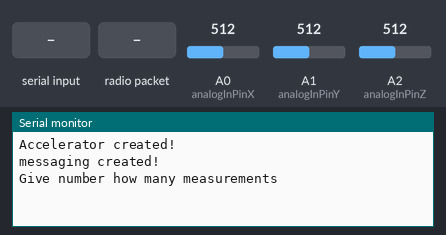
Simulated run of this sketch. Board: Arduino Uno, built for the host (arithmetic inside an expression is 32-bit, double 64-bit). On the bench: the last lines printed to the serial monitor. Inputs (shaded band) come from the test bench; at power-on: A0 (analogInPinX) = 512, A1 (analogInPinY) = 512, A2 (analogInPinZ) = 512. No radio packets arrive unless stated.

Above: at 1.2 s.
1.3 s: "90,45\n" received over Serial
At 2.5 s:
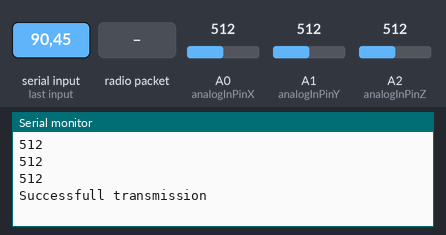
2.8 s: radio packet "0" arrives
4.3 s: A0 (analogInPinX) set to 490
At 5.4 s:
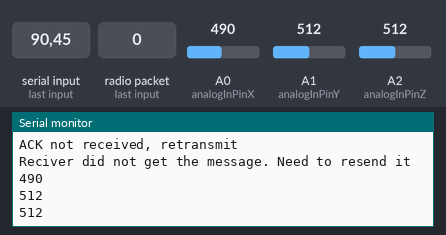
6.4 s: A1 (analogInPinY) set to 716
At 7.8 s:
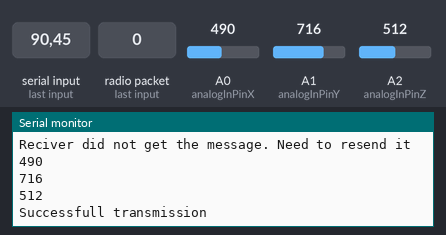
7.9 s: A2 (analogInPinZ) set to 306
At 9.3 s:
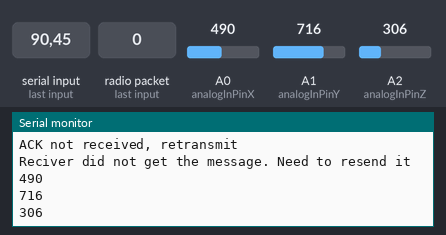
9.4 s: A0 (analogInPinX) set to 510
At 10.9 s:
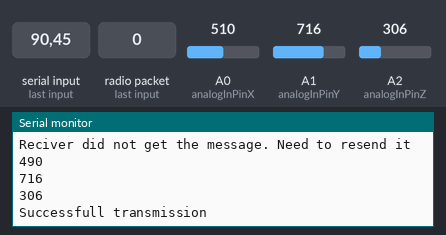
Timing chart, 0 to 11.9 s (numbered marks = the images above; inputs shaded):
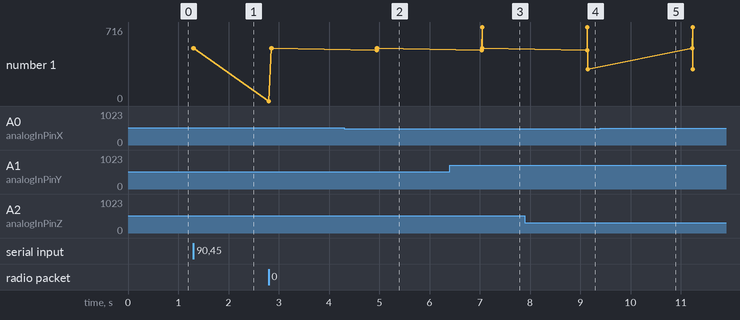

Measured:
- after the input at 1.3 s, the serial monitor: prints a new line at once (image 1)
- after the input at 4.3 s, the serial monitor: prints a new line after 0.65 s (image 2)
- after the input at 6.4 s, the serial monitor: prints a new line after 0.65 s (image 3)
- after the input at 7.9 s, the serial monitor: prints a new line after 1.2 s (image 4)
- plotted number 1: 512 → 306 after the input at 7.9 s

The sketch:

Transmitter.ino
```cpp
#include "messaging.h"
#include "accelerator.h"

void setup()
{
  Serial.begin(9600);
}

void loop()
{
  Accelerator Aobject;
  Messaging Mobject;
  Serial.println("Give number how many measurements");
  int NumberOfMeasurements = 0;
  while(NumberOfMeasurements==0)
  {
    if(Serial.available()>0)
    {
       NumberOfMeasurements = Serial.parseInt();
    }
  }

  uint8_t flags = 0xff;

  //Kysytään missä asennossa arduino on
  Serial.println("Give position of arduino (left=1, right=2, up=3, down=4)");
  int pos = 0;
  while(pos==0)
  {
    if(Serial.available()>0)
    {
      pos = Serial.parseInt();
    }
  }
   //Määritetään hexa arvo flagiin asennon mukaan
   switch (pos){
    case 1:
      flags = 0x01;
      break;
    case 2:
      flags = 0x02;
      break;
    case 3:
      flags = 0x03;
      break;
    case 4:
      flags = 0x04;
      break;
   }


  for(int M = 0;M<NumberOfMeasurements;M++)
  {
     Aobject.makeMeasurement();
     Measurement m = Aobject.getMeasurement();

     uint8_t id = M;

     Mobject.createMessage(m);
     if(Mobject.sendMessage(id,flags))
     {
       Serial.println("Successfull transmission");
     }
     else
     {
       Serial.println("Transmission fails");
     }
     if(Mobject.receiveACK())
     {
       Serial.println("Receiver got message, going to next measurement");
     }
     else
     {
       Serial.println("Reciver did not get the message. Need to resend it");
       M--;  // Let's just revind for loop
     }
  } // end of for
}   // end of loop
```

accelerator.cpp
```cpp
#include "accelerator.h"
#include <arduino.h>

const int analogInPinX = A0;  // X-kanavan kytkentänapa
const int analogInPinY = A1;  // Y-kanavan kytkentänapa
const int analogInPinZ = A2;  // Z-kanavan kytkentänapa
Measurement M;

Accelerator::Accelerator()
{
   Serial.println("Accelerator created!");
}


Accelerator::~Accelerator()
{
   Serial.println("Accelerator deleted!");
}


void Accelerator::makeMeasurement()
{
    M = {analogRead(analogInPinX), analogRead(analogInPinY), analogRead(analogInPinZ)};
    printStruct();
}
Measurement Accelerator::getMeasurement()
{

    return M;
}

void Accelerator::printStruct()
{
  Serial.println(M.x);
  Serial.println(M.y);
  Serial.println(M.z);
}
```

accelerator.h
```cpp
#ifndef ACCELERATOR_H
#define ACCELERATOR_H

#include "messaging.h"

struct Measurement
{
  int x;
  int y;
  int z;
};

class Accelerator
{
public:
  Accelerator();
  ~Accelerator();
  void makeMeasurement();
  Measurement getMeasurement();
  void printStruct();

private:
  Measurement m;

};

#endif // ACCELERATOR_H
```

messaging.cpp
```cpp
#include "messaging.h"
#include "accelerator.h"
#include <arduino.h>

Messaging::Messaging()
{
  Serial.println("messaging created!");
  pmanager = new RHReliableDatagram(driver, TRANSMITTER_ADDRESS);

  if (!pmanager->init())
    Serial.println("Radiohead manager init failed");

}

Messaging::~Messaging()
{
  Serial.println("Messaging deleted!");
  delete pmanager;
}
void Messaging::createMessage(Measurement m)
{
    uint8_t highX = m.x>>8;
    uint8_t lowX = m.x&0x00ff;
    uint8_t highY = m.y>>8;
    uint8_t lowY = m.y&0x00ff;
    uint8_t highZ = m.z>>8;
    uint8_t lowZ = m.z&0x00ff;

    data[0] = highX;
    data[1] = lowX;
    data[2] = highY;
    data[3] = lowY;
    data[4] = highZ;
    data[5] = lowZ;

    messageLength = 6;
}
bool Messaging::sendMessage(uint8_t id, uint8_t flags)
{
     unsigned long start = millis();
     unsigned long timeout = millis()-start;
     while(timeout<500)
     {
      timeout = millis()-start;
     }
     driver.setModeTx();
     uint8_t to = RECEIVER_ADDRESS;
     uint8_t from = TRANSMITTER_ADDRESS;

     pmanager->setHeaderTo(to);
     pmanager->setHeaderFrom(from);
     pmanager->setHeaderId(id);
     pmanager->setHeaderFlags(flags);

     bool returnValue = false;
     if (pmanager->sendto(data, messageLength, RECEIVER_ADDRESS))
     {
        returnValue = true;
     }
     pmanager->waitPacketSent();
     return returnValue;

}
bool Messaging::receiveACK()
{
    driver.setModeRx();
    unsigned long start = millis();
    unsigned long timeout = millis()-start;
    bool receiverResult = false;
    uint8_t to;
    uint8_t from;
    uint8_t len;
    uint8_t id;
    uint8_t flags;
    while((timeout<1500) && (!pmanager->available()))
    {
      timeout = millis()-start;
    }

    // Jos while luupista päästään, niin on saatu ACK tai on kulunut 1s
    receiverResult = pmanager->recvfrom(buf,&len,&from,&to,&id,&flags);
    if(receiverResult)
    {
      Serial.println("ACK received");
      Serial.println((char *)buf);
      Serial.print("Lähetettiin osoitteesta = ");
      Serial.println(from);
      Serial.print("ID = ");
      Serial.println(id);
      Serial.print("flags = ");
      Serial.println(flags);
      return true;
    }
    else
    {
      Serial.println("ACK not received, retransmit");
      return false;
    }

}
```

messaging.h
```cpp
#ifndef MESSAGING_H
#define MESSAGING_H
#include <arduino.h>


struct Measurement;

#include <RHReliableDatagram.h>
#include <RH_ASK.h>
#include <SPI.h>


class Messaging
{
public:
  Messaging();
  ~Messaging();
  void createMessage(Measurement m);
  bool sendMessage(uint8_t id, uint8_t flags);
  bool receiveACK();


private:
  const uint8_t TRANSMITTER_ADDRESS = 59;
  const uint8_t RECEIVER_ADDRESS = 254;
  uint8_t buf[RH_ASK_MAX_MESSAGE_LEN];
  uint8_t data[RH_ASK_MAX_MESSAGE_LEN];
  uint8_t messageLength = 0;
  RH_ASK driver;
  RHReliableDatagram * pmanager;

};

#endif // MESSAGING_H
```
